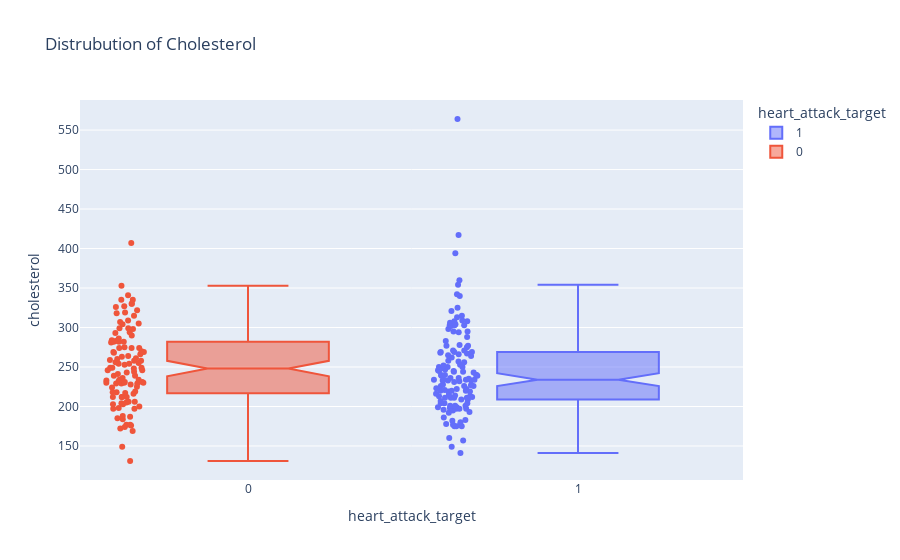

The notebook cell saved with this chart:
### Markdown cell above
The above charts give us a better picture of the distribution of sex and age respectively in the data. To get an idea for the distribution of the other features relative to heart attack rate can be seen with box plots. We will use this to identify the main quartiles in which a patient may fall in to get a heightened chance of a heart attack. This plot will also point out outliers from the quartiles.

### Code cell
px.box(train_copy, y="cholesterol", x="heart_attack_target", color='heart_attack_target', notched=True, points='all', title="Distrubution of Cholesterol")

### Figure 1 — Plotly figure (JSON) as saved in the notebook; plotly's stock layout.template omitted (floating-point values rounded to 4 significant figures; data arrays with more than 128 entries replaced by an {"elided": "..."} marker saying what was removed)
{"data": [{"alignmentgroup": "True", "boxpoints": "all", "hovertemplate": "heart_attack_target=%{x}<br>cholesterol=%{y}<extra></extra>", "legendgroup": "1", "marker": {"color": "#636efa"}, "name": "1", "notched": true, "offsetgroup": "1", "orientation": "v", "showlegend": true, "type": "box", "x": {"elided": "133 int values"}, "x0": " ", "xaxis": "x", "y": {"elided": "133 int values"}, "y0": " ", "yaxis": "y"}, {"alignmentgroup": "True", "boxpoints": "all", "hovertemplate": "heart_attack_target=%{x}<br>cholesterol=%{y}<extra></extra>", "legendgroup": "0", "marker": {"color": "#EF553B"}, "name": "0", "notched": true, "offsetgroup": "0", "orientation": "v", "showlegend": true, "type": "box", "x": [0, 0, 0, 0, 0, 0, 0, 0, 0, 0, 0, 0, 0, 0, 0, 0, 0, 0, 0, 0, 0, 0, 0, 0, 0, 0, 0, 0, 0, 0, 0, 0, 0, 0, 0, 0, 0, 0, 0, 0, 0, 0, 0, 0, 0, 0, 0, 0, 0, 0, 0, 0, 0, 0, 0, 0, 0, 0, 0, 0, 0, 0, 0, 0, 0, 0, 0, 0, 0, 0, 0, 0, 0, 0, 0, 0, 0, 0, 0, 0, 0, 0, 0, 0, 0, 0, 0, 0, 0, 0, 0, 0, 0, 0, 0, 0, 0, 0, 0, 0, 0, 0, 0, 0, 0, 0, 0, 0, 0], "x0": " ", "xaxis": "x", "y": [270, 231, 230, 335, 244, 212, 232, 218, 254, 184, 268, 298, 309, 318, 234, 177, 243, 187, 290, 230, 299, 205, 239, 335, 256, 322, 260, 253, 241, 229, 282, 224, 284, 315, 275, 286, 353, 330, 225, 341, 282, 283, 188, 185, 217, 274, 254, 326, 281, 307, 174, 282, 197, 304, 234, 212, 230, 229, 212, 246, 246, 264, 197, 261, 239, 177, 293, 231, 212, 149, 269, 319, 263, 269, 258, 219, 274, 169, 228, 248, 327, 198, 204, 258, 330, 305, 407, 259, 255, 206, 249, 229, 176, 203, 274, 206, 172, 131, 266, 203, 299, 294, 218, 216, 200, 249, 236, 233, 249], "y0": " ", "yaxis": "y"}], "layout": {"boxmode": "overlay", "legend": {"title": {"text": "heart_attack_target"}, "tracegroupgap": 0}, "title": {"text": "Distrubution of Cholesterol"}, "xaxis": {"anchor": "y", "categoryarray": [1, 0], "categoryorder": "array", "domain": [0, 1], "title": {"text": "heart_attack_target"}}, "yaxis": {"anchor": "x", "domain": [0, 1], "title": {"text": "cholesterol"}}}}
